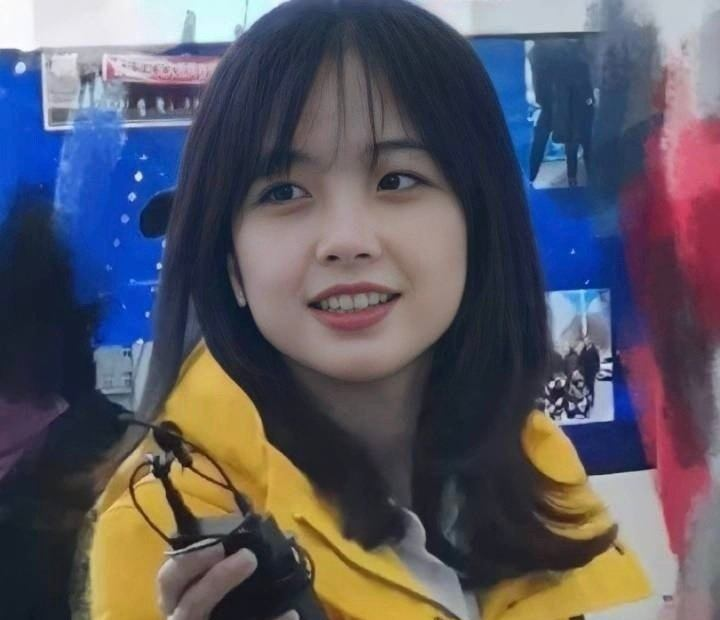
#> input picture work/马赛克/4.jpg, 720 x 620 px
$ python index.py
#> lines starting #> are read from the running program, lines starting #| are printed output that depends on the picture; after the words box and inside, x2 and y2 are one past the last pixel; in counts of white or black regions, pixels touching at a corner belong together
import matplotlib.pyplot as plot


def get_img():

	img_path = './4.jpg'
	# 使用python的matplotlib库读取图片
	user_img = plot.imread(img_path)
#> user_img is the input picture: shape (620, 720, 3); mean R, G, B 90.7, 88.4, 99.1
	print("没处理过的原图: ")
	plot.imshow(user_img)
	plot.show()
	print(user_img.shape)
#| (620, 720, 3)
	return user_img


def handle_img(origin_img):
	# 横竖每二十个像素点  拿出通道中的数据做显示， 跳过的数据为空，显示无色,
	handle_img = origin_img[::20, ::20]
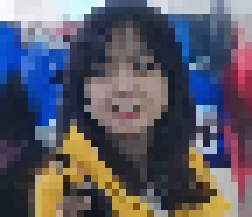
#> handle_img: shape (31, 36, 3) (shown 7 times larger); mean R, G, B 91.2, 89.9, 101.9
	print("处理过的后的马赛克图片：")
	plot.imshow(handle_img)
	plot.show()
	print(handle_img.shape)
#| (31, 36, 3)

	# 从原图像中 可看出 头部坐标 截取头部 进行马赛克处理  垂直方向:水平方向
	origin_head_data = origin_img[50:350, 200:500]
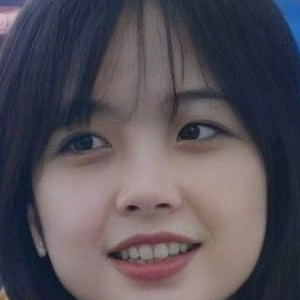
#> origin_head_data: shape (300, 300, 3); mean R, G, B 86.9, 81.5, 88.9
	# 对头部进行马赛克处理
	origin_head_img = origin_head_data[::10, ::10]
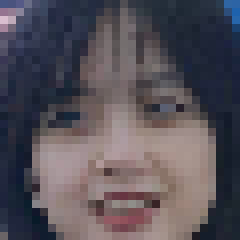
#> origin_head_img: shape (30, 30, 3) (shown 8 times larger); mean R, G, B 87, 81.4, 89.2
	plot.imshow(origin_head_img)
	print(f'头部马赛克的行列：{origin_head_img.shape}')
#| 头部马赛克的行列：(30, 30, 3)
	plot.show()

	shape_head = origin_head_img.shape
#> shape_head = (30, 30, 3)
	row = shape_head[0]
#> row = 30
	col = shape_head[1]
#> col = 30
	origin_copy = origin_img.copy()

	for i in range(row):
		for j in range(col):
			# 截取行列的开始结束  行开始：50 列开始200 替换成头部 origin_head_img
			origin_copy[50 + i*10 : 60+i*10, 200+j*10 : 210+j*10] = origin_head_img[i, j]
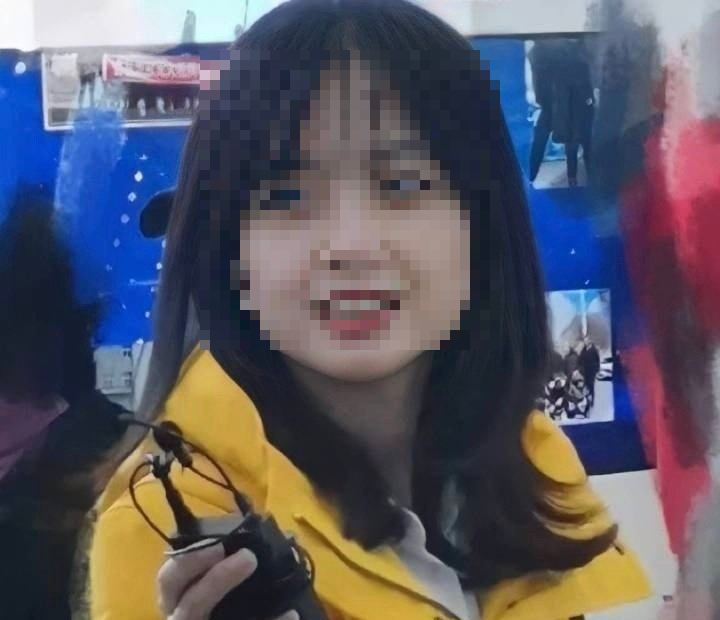
#> origin_copy: shape (620, 720, 3); 19.22% of pixels changed, all inside (x1, y1, x2, y2) = (200, 50, 500, 350)
	plot.imshow(origin_copy)
	plot.show()

if __name__ == '__main__':
	orgin_path = get_img()
	handle_img(orgin_path)
